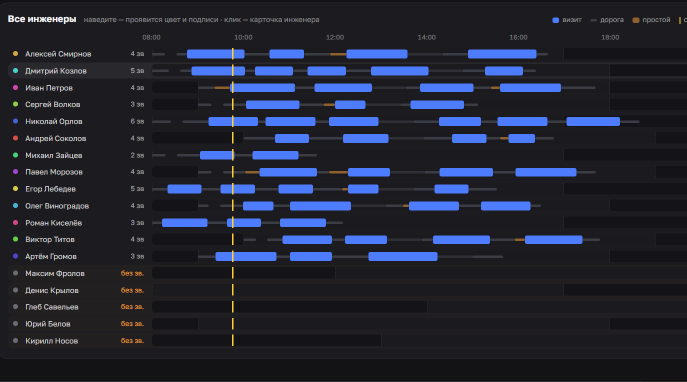
#> input picture design/service-spec/uploads/pasted-1786525976769-0.png, 1373 x 763 px (shown at 1/2 size)
$ python -i image.py   (imports and definitions only)
#> lines starting #> are read from the running program, lines starting #| are printed output that depends on the picture; after the words box and inside, x2 and y2 are one past the last pixel; in counts of white or black regions, pixels touching at a corner belong together
"""Базовые операции компьютерного зрения над рендером слайда.

Ключевое различение: **краска** и **фон**. Ровная цветная плашка — это фон, на
неё можно и нужно класть текст; логотип, фотография, линия, чужой текст — это
краска, туда лезть нельзя. Разница видна не по цвету, а по градиенту, поэтому
маска строится по границам, а не по отличию от «цвета фона».
"""

from __future__ import annotations

from pathlib import Path

import numpy as np
from PIL import Image
from skimage.color import rgb2gray
from skimage.filters import sobel
from skimage.morphology import binary_dilation, disk

Bbox = tuple[float, float, float, float]


# [13 lines left out: functions load_rgb, relative_luminance, not called in this run]


def ink_mask(rgb: np.ndarray, threshold: float = 0.08, grow: int = 2) -> np.ndarray:
    """Маска «занято»: границы объектов, а не однотонные заливки."""
#> called with threshold = 0.08, grow = 2
    edges = sobel(rgb2gray(rgb))
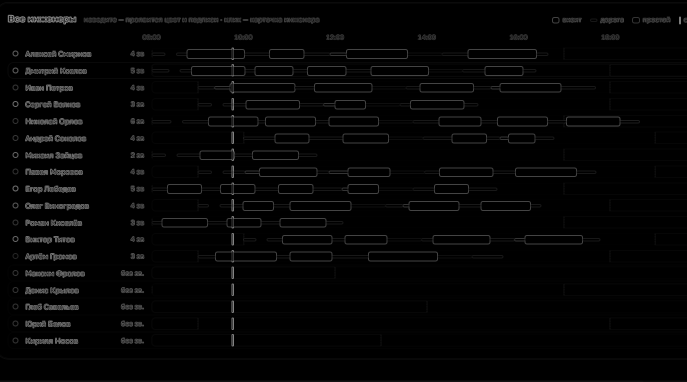
#> edges: shape (763, 1373) float64 (shown at 1/2 size); min 0, max 0.646, mean 0.0196
    mask = edges > threshold
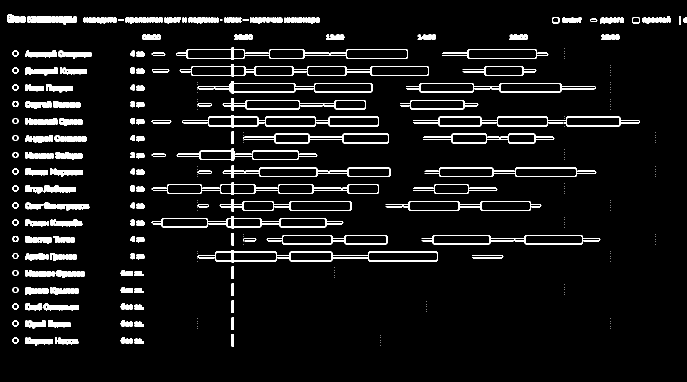
#> mask: shape (763, 1373) bool (shown at 1/2 size); 6.7% white; 277 white regions (122 under 20 px), largest, box (x1, y1, x2, y2) and area: (359, 128, 858, 153) 2318, (395, 500, 876, 525) 2189, (303, 365, 758, 390) 2146
    return binary_dilation(mask, disk(grow)) if grow else mask
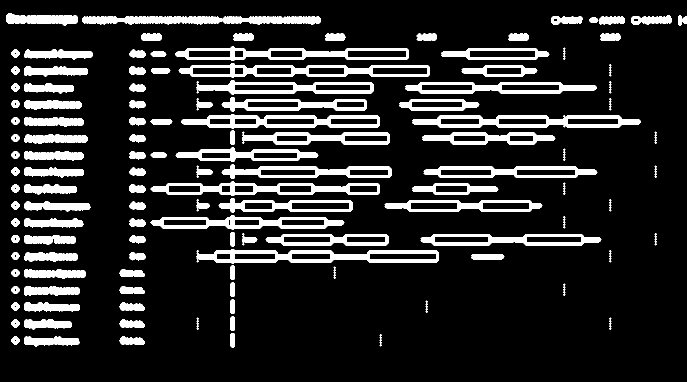
#> returned value: shape (763, 1373) bool (shown at 1/2 size); 15.1% white; 127 white regions, largest, box (x1, y1, x2, y2) and area: (357, 126, 860, 155) 6467, (165, 33, 641, 50) 6176, (393, 498, 878, 527) 6175


# [35 lines left out: functions largest_free_rect, crop, not called in this run]


def region_luminance(rgb: np.ndarray, bbox: Bbox) -> float:
    """Средняя яркость фона под боксом — по ней выбирается светлое или тёмное начертание."""
    return float(relative_luminance(crop(rgb, bbox)).mean())


# [33 lines left out: functions dominant_color, text_color, ink_ratio, not called in this run]

>>> import cv2
>>> picture = cv2.cvtColor(cv2.imread('../../../design/service-spec/uploads/pasted-1786525976769-0.png'), cv2.COLOR_BGR2RGB)
>>> result = ink_mask(picture)
